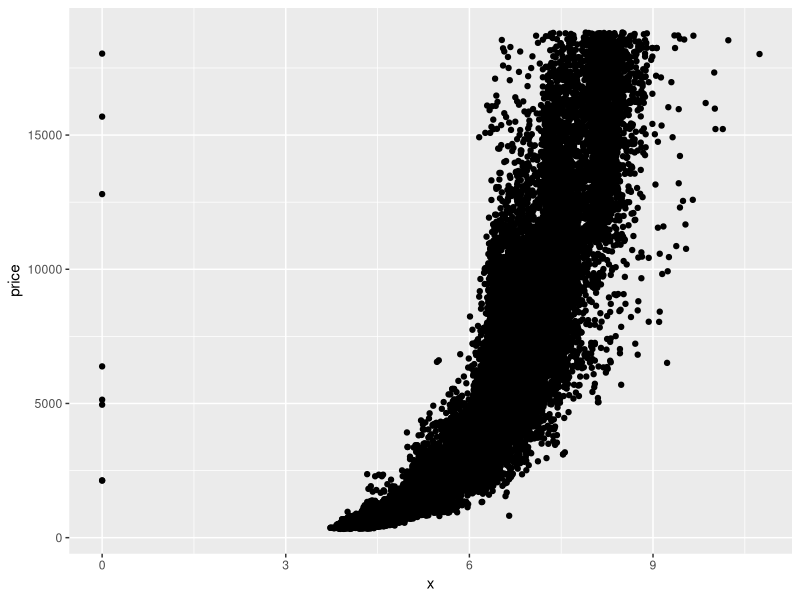
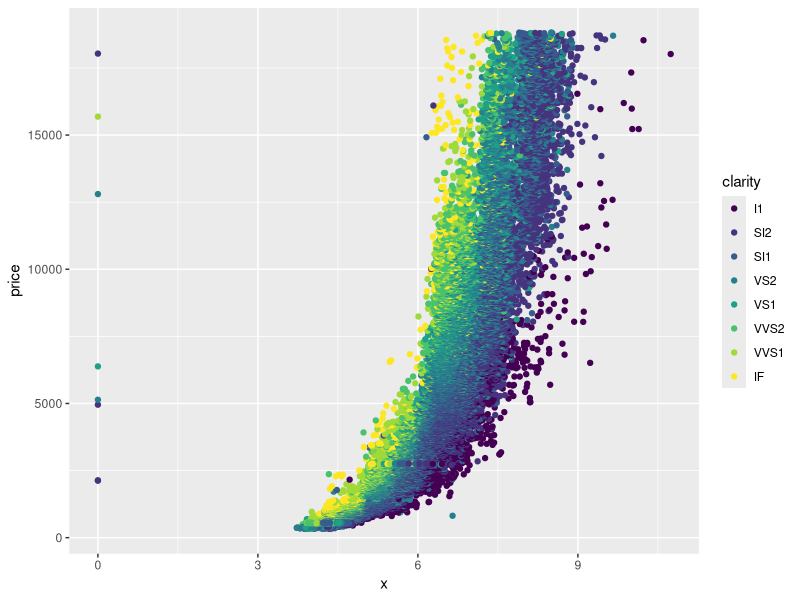
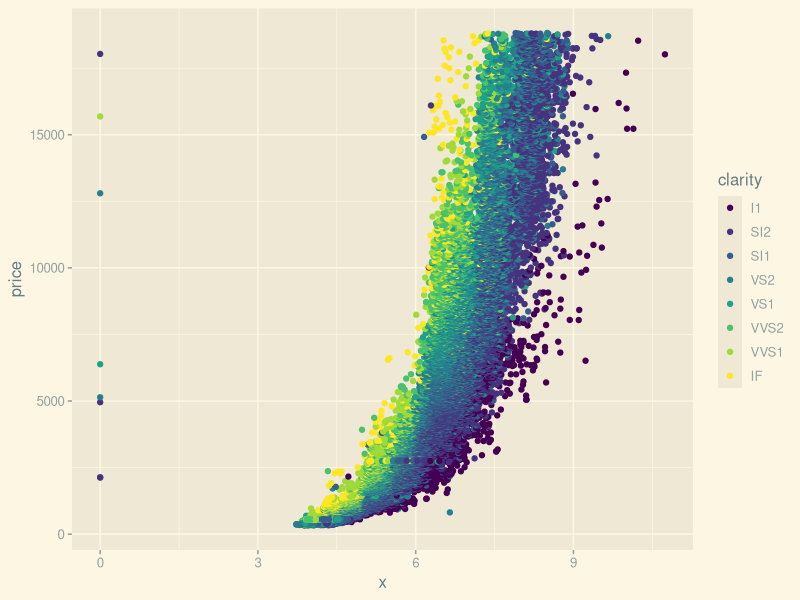
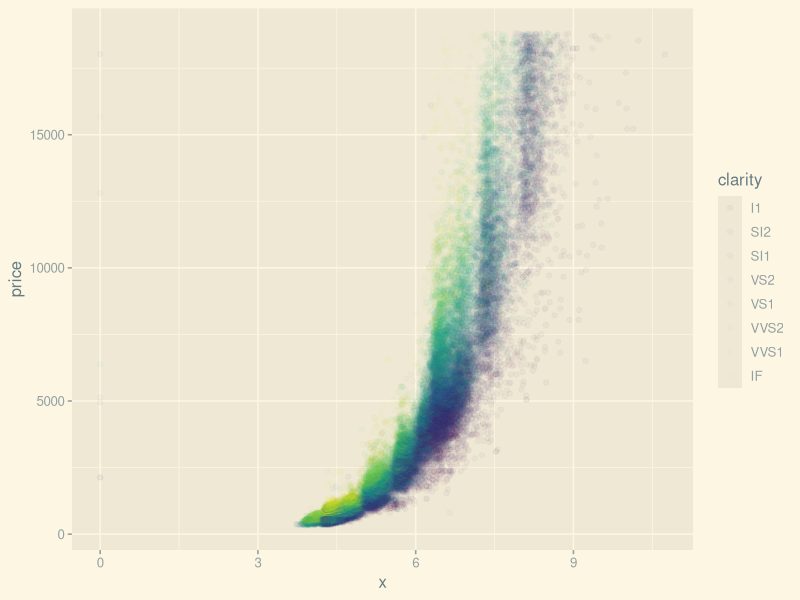
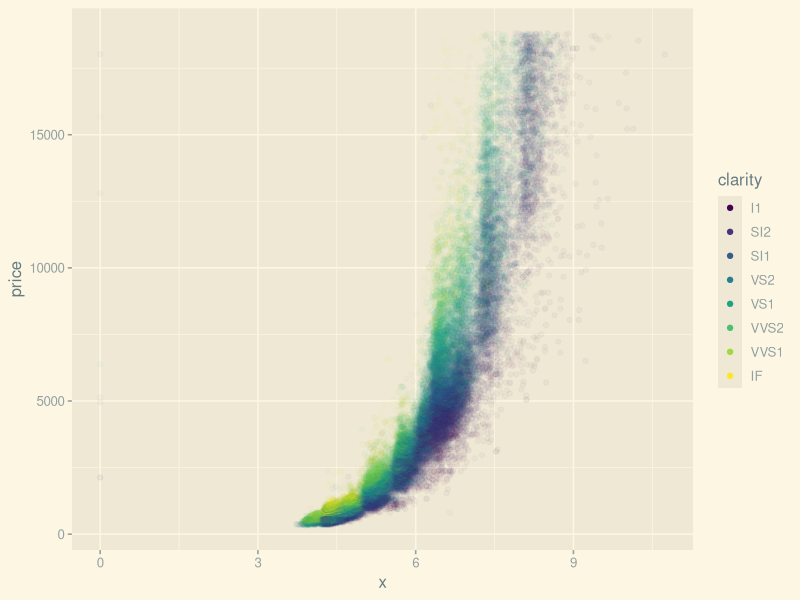
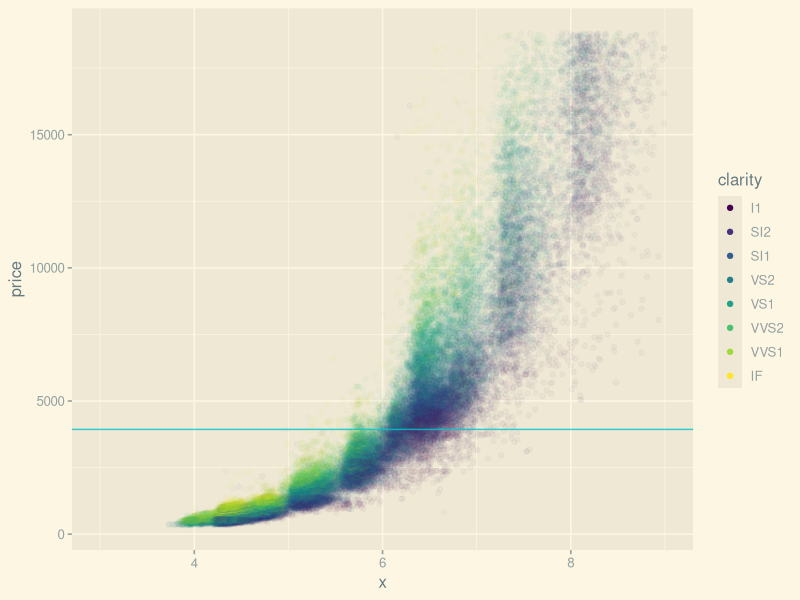

The R source for these figures, in order:
library("ggplot2")
str(diamonds)

library("ggthemes")
ggplot(diamonds, aes(x=x, y=price)) + geom_point()

ggplot(diamonds, aes(x=x, y=price, colour=clarity)) + geom_point()

ggplot(diamonds, aes(x=x, y=price, colour=clarity)) +
geom_point() + theme_solarized_2()

ggplot(diamonds, aes(x=x, y=price, colour=clarity)) +
geom_point(alpha=0.03) + theme_solarized_2()

ggplot(diamonds, aes(x=x, y=price, colour=clarity)) +
geom_point(alpha=0.03) +
guides(colour = guide_legend(override.aes = list(alpha =1))) +
theme_solarized_2()

ggplot(diamonds, aes(x=x, y=price, colour=clarity)) +
geom_point(alpha=0.03) +
geom_hline(yintercept=mean(diamonds$price), color="turquoise3", alpha=.8) +
guides(colour = guide_legend(override.aes = list(alpha=1 ))) +
xlim(3,9) + theme_solarized_2()